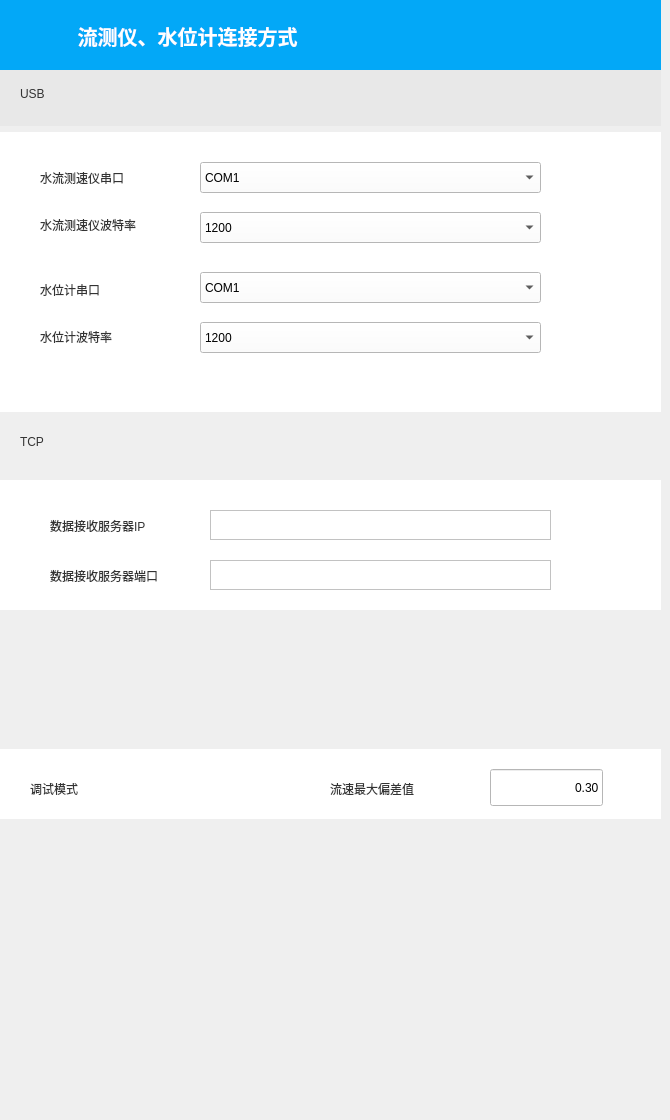
   <widget class="QWidget" name="data_connect_widget_Default_2_page">
    <widget class="QWidget" name="data_connect_widget_Default_2" native="true">
     <property name="geometry">
      <rect>
       <x>0</x>
       <y>0</y>
       <width>661</width>
       <height>1111</height>
      </rect>
     </property>
     <property name="minimumSize">
      <size>
       <width>661</width>
       <height>1023</height>
      </size>
     </property>
     <widget class="QLabel" name="data_connect_2">
      <property name="geometry">
       <rect>
        <x>0</x>
        <y>0</y>
        <width>661</width>
        <height>73</height>
       </rect>
      </property>
      <property name="styleSheet">
       <string notr="true">background-color: rgb(3, 168, 247);
outline:0px;
font: 15pt &quot;思源黑体&quot;;
color: rgb(255, 255, 255);
border-width:0;</string>
      </property>
      <property name="text">
       <string>&lt;!DOCTYPE HTML PUBLIC &quot;-//W3C//DTD HTML 4.0//EN&quot; &quot;http://www.w3.org/TR/REC-html40/strict.dtd&quot;&gt;
&lt;html&gt;&lt;head&gt;&lt;meta name=&quot;qrichtext&quot; content=&quot;1&quot; /&gt;&lt;style type=&quot;text/css&quot;&gt;
p, li { white-space: pre-wrap; }
&lt;/style&gt;&lt;/head&gt;&lt;body style=&quot; font-family:'思源黑体'; font-size:15pt; font-weight:400; font-style:normal;&quot;&gt;
&lt;p style=&quot; margin-top:12px; margin-bottom:12px; margin-left:0px; margin-right:0px; -qt-block-indent:0; text-indent:0px;&quot;&gt;              &lt;span style=&quot; font-weight:600;&quot;&gt;流测仪、水位计连接方式&lt;/span&gt;&lt;/p&gt;&lt;/body&gt;&lt;/html&gt;</string>
      </property>
      <property name="textFormat">
       <enum>Qt::RichText</enum>
      </property>
     </widget>
     <widget class="QPushButton" name="set_return_6">
      <property name="geometry">
       <rect>
        <x>10</x>
        <y>20</y>
        <width>31</width>
        <height>31</height>
       </rect>
      </property>
      <property name="focusPolicy">
       <enum>Qt::NoFocus</enum>
      </property>
      <property name="styleSheet">
       <string notr="true">outline:0px;
background-color: rgb(3, 168, 247);
font: 15pt &quot;思源黑体&quot;;
color: rgb(255, 255, 255);
border-width:0;</string>
      </property>
      <property name="text">
       <string/>
      </property>
      <property name="icon">
       <iconset resource="../../qgc.qrc">
        <normaloff>:/images/resources/images/ui/SHGCSetUp/set_return.png</normaloff>:/images/resources/images/ui/SHGCSetUp/set_return.png</iconset>
      </property>
      <property name="iconSize">
       <size>
        <width>50</width>
        <height>50</height>
       </size>
      </property>
      <property name="autoRepeat">
       <bool>false</bool>
      </property>
      <property name="autoExclusive">
       <bool>false</bool>
      </property>
      <property name="default">
       <bool>false</bool>
      </property>
      <property name="flat">
       <bool>true</bool>
      </property>
     </widget>
     <widget class="QWidget" name="widget_2" native="true">
      <property name="geometry">
       <rect>
        <x>0</x>
        <y>70</y>
        <width>679</width>
        <height>881</height>
       </rect>
      </property>
      <layout class="QVBoxLayout" name="verticalLayout_4">
       <item>
        <widget class="QWidget" name="w_USB_2" native="true">
         <property name="minimumSize">
          <size>
           <width>661</width>
           <height>56</height>
          </size>
         </property>
         <property name="styleSheet">
          <string notr="true">outline:0px;
border-width:0;
border-style:outset;
background-color: rgb(232, 232, 232);</string>
         </property>
         <widget class="clickedWidget" name="USB_2" native="true">
          <property name="geometry">
           <rect>
            <x>0</x>
            <y>0</y>
            <width>661</width>
            <height>56</height>
           </rect>
          </property>
          <property name="sizePolicy">
           <sizepolicy hsizetype="Preferred" vsizetype="Fixed">
            <horstretch>0</horstretch>
            <verstretch>0</verstretch>
           </sizepolicy>
          </property>
          <property name="styleSheet">
           <string notr="true"/>
          </property>
          <widget class="QLabel" name="label_6">
           <property name="geometry">
            <rect>
             <x>20</x>
             <y>4</y>
             <width>41</width>
             <height>41</height>
            </rect>
           </property>
           <property name="styleSheet">
            <string notr="true">outline:0px;
font: 13pt &quot;思源黑体&quot;;
color:rgb(51, 51, 51);
border-width:0;
background: transparent;
border-style:outset;</string>
           </property>
           <property name="text">
            <string>USB</string>
           </property>
           <property name="textFormat">
            <enum>Qt::RichText</enum>
           </property>
          </widget>
          <widget class="QPushButton" name="btn_USBInput_2">
           <property name="geometry">
            <rect>
             <x>60</x>
             <y>16</y>
             <width>21</width>
             <height>21</height>
            </rect>
           </property>
           <property name="styleSheet">
            <string notr="true">outline:0px;
border-width:0;
border-style:outset;</string>
           </property>
           <property name="text">
            <string/>
           </property>
           <property name="icon">
            <iconset resource="../../qgc.qrc">
             <normaloff>:/images/resources/images/ui/SHGCSetUp/liststart.png</normaloff>:/images/resources/images/ui/SHGCSetUp/liststart.png</iconset>
           </property>
           <property name="iconSize">
            <size>
             <width>50</width>
             <height>50</height>
            </size>
           </property>
           <property name="autoDefault">
            <bool>true</bool>
           </property>
           <property name="flat">
            <bool>true</bool>
           </property>
          </widget>
         </widget>
        </widget>
       </item>
       <item>
        <widget class="QWidget" name="widget_USB_2" native="true">
         <property name="minimumSize">
          <size>
           <width>661</width>
           <height>280</height>
          </size>
         </property>
         <property name="styleSheet">
          <string notr="true">background-color: rgb(255, 255, 255);</string>
         </property>
         <widget class="QLabel" name="label_56">
          <property name="geometry">
           <rect>
            <x>40</x>
            <y>77</y>
            <width>131</width>
            <height>31</height>
           </rect>
          </property>
          <property name="styleSheet">
           <string notr="true">outline:0px;
font: 11pt &quot;思源黑体&quot;;
color:rgb(51, 51, 51);
border-width:0;
background: transparent;
border-style:outset;</string>
          </property>
          <property name="text">
           <string>水流测速仪波特率</string>
          </property>
         </widget>
         <widget class="QLabel" name="label_57">
          <property name="geometry">
           <rect>
            <x>40</x>
            <y>30</y>
            <width>131</width>
            <height>31</height>
           </rect>
          </property>
          <property name="styleSheet">
           <string notr="true">outline:0px;
font: 11pt &quot;思源黑体&quot;;
color:rgb(51, 51, 51);
border-width:0;
background: transparent;
border-style:outset;</string>
          </property>
          <property name="text">
           <string>水流测速仪串口</string>
          </property>
         </widget>
         <widget class="QLabel" name="label_58">
          <property name="geometry">
           <rect>
            <x>40</x>
            <y>189</y>
            <width>101</width>
            <height>31</height>
           </rect>
          </property>
          <property name="styleSheet">
           <string notr="true">outline:0px;
font: 11pt &quot;思源黑体&quot;;
color:rgb(51, 51, 51);
border-width:0;
background: transparent;
border-style:outset;</string>
          </property>
          <property name="text">
           <string>水位计波特率</string>
          </property>
         </widget>
         <widget class="QLabel" name="label_59">
          <property name="geometry">
           <rect>
            <x>40</x>
            <y>142</y>
            <width>101</width>
            <height>31</height>
           </rect>
          </property>
          <property name="styleSheet">
           <string notr="true">outline:0px;
font: 11pt &quot;思源黑体&quot;;
color:rgb(51, 51, 51);
border-width:0;
background: transparent;
border-style:outset;</string>
          </property>
          <property name="text">
           <string>水位计串口</string>
          </property>
         </widget>
         <widget class="QComboBox" name="VM_SerialPort">
          <property name="geometry">
           <rect>
            <x>200</x>
            <y>30</y>
            <width>341</width>
            <height>31</height>
           </rect>
          </property>
          <item>
           <property name="text">
            <string>COM1</string>
           </property>
          </item>
          <item>
           <property name="text">
            <string>COM2</string>
           </property>
          </item>
          <item>
           <property name="text">
            <string>COM3</string>
           </property>
          </item>
          <item>
           <property name="text">
            <string>COM4</string>
           </property>
          </item>
          <item>
           <property name="text">
            <string>COM5</string>
           </property>
          </item>
          <item>
           <property name="text">
            <string>COM6</string>
           </property>
          </item>
          <item>
           <property name="text">
            <string>COM7</string>
           </property>
          </item>
          <item>
           <property name="text">
            <string>COM8</string>
           </property>
          </item>
          <item>
           <property name="text">
            <string>COM9</string>
           </property>
          </item>
          <item>
           <property name="text">
            <string>COM10</string>
           </property>
          </item>
          <item>
           <property name="text">
            <string>COM11</string>
           </property>
          </item>
          <item>
           <property name="text">
            <string>COM12</string>
           </property>
          </item>
          <item>
           <property name="text">
            <string>COM13</string>
           </property>
          </item>
          <item>
           <property name="text">
            <string>COM14</string>
           </property>
          </item>
          <item>
           <property name="text">
            <string>COM15</string>
           </property>
          </item>
          <item>
           <property name="text">
            <string>COM16</string>
           </property>
          </item>
          <item>
           <property name="text">
            <string>COM17</string>
           </property>
          </item>
          <item>
           <property name="text">
            <string>COM18</string>
           </property>
          </item>
          <item>
           <property name="text">
            <string>COM19</string>
           </property>
          </item>
          <item>
           <property name="text">
            <string>COM20</string>
           </property>
          </item>
          <item>
           <property name="text">
            <string>COM21</string>
           </property>
          </item>
          <item>
           <property name="text">
            <string>COM22</string>
           </property>
          </item>
          <item>
           <property name="text">
            <string>COM23</string>
           </property>
          </item>
          <item>
           <property name="text">
            <string>COM24</string>
           </property>
          </item>
          <item>
           <property name="text">
            <string>COM25</string>
           </property>
          </item>
          <item>
           <property name="text">
            <string>COM26</string>
           </property>
          </item>
          <item>
           <property name="text">
            <string>COM27</string>
           </property>
          </item>
          <item>
           <property name="text">
            <string>COM28</string>
           </property>
          </item>
          <item>
           <property name="text">
            <string>COM29</string>
           </property>
          </item>
          <item>
           <property name="text">
            <string>COM30</string>
           </property>
          </item>
          <item>
           <property name="text">
            <string>COM31</string>
           </property>
          </item>
          <item>
           <property name="text">
            <string>COM32</string>
           </property>
          </item>
          <item>
           <property name="text">
            <string>COM33</string>
           </property>
          </item>
          <item>
           <property name="text">
            <string>COM34</string>
           </property>
          </item>
          <item>
           <property name="text">
            <string>COM35</string>
           </property>
          </item>
          <item>
           <property name="text">
            <string>COM36</string>
           </property>
          </item>
          <item>
           <property name="text">
            <string>COM37</string>
           </property>
          </item>
          <item>
           <property name="text">
            <string>COM38</string>
           </property>
          </item>
          <item>
           <property name="text">
            <string>COM39</string>
           </property>
          </item>
          <item>
           <property name="text">
            <string>COM40</string>
           </property>
          </item>
          <item>
           <property name="text">
            <string>COM41</string>
           </property>
          </item>
          <item>
           <property name="text">
            <string>COM42</string>
           </property>
          </item>
          <item>
           <property name="text">
            <string>COM43</string>
           </property>
          </item>
          <item>
           <property name="text">
            <string>COM44</string>
           </property>
          </item>
          <item>
           <property name="text">
            <string>COM45</string>
           </property>
          </item>
          <item>
           <property name="text">
            <string>COM46</string>
           </property>
          </item>
          <item>
           <property name="text">
            <string>COM47</string>
           </property>
          </item>
          <item>
           <property name="text">
            <string>COM48</string>
           </property>
          </item>
          <item>
           <property name="text">
            <string>COM49</string>
           </property>
          </item>
          <item>
           <property name="text">
            <string>COM50</string>
           </property>
          </item>
         </widget>
         <widget class="QComboBox" name="VM_BaudRate">
          <property name="geometry">
           <rect>
            <x>200</x>
            <y>80</y>
            <width>341</width>
            <height>31</height>
           </rect>
          </property>
          <item>
           <property name="text">
            <string>1200</string>
           </property>
          </item>
          <item>
           <property name="text">
            <string>2400</string>
           </property>
          </item>
          <item>
           <property name="text">
            <string>4800</string>
           </property>
          </item>
          <item>
           <property name="text">
            <string>9600</string>
           </property>
          </item>
          <item>
           <property name="text">
            <string>19200</string>
           </property>
          </item>
          <item>
           <property name="text">
            <string>38400</string>
           </property>
          </item>
          <item>
           <property name="text">
            <string>57600</string>
           </property>
          </item>
          <item>
           <property name="text">
            <string>115200</string>
           </property>
          </item>
         </widget>
         <widget class="QComboBox" name="WLG_BaudRate">
          <property name="geometry">
           <rect>
            <x>200</x>
            <y>190</y>
            <width>341</width>
            <height>31</height>
           </rect>
          </property>
          <item>
           <property name="text">
            <string>1200</string>
           </property>
          </item>
          <item>
           <property name="text">
            <string>2400</string>
           </property>
          </item>
          <item>
           <property name="text">
            <string>4800</string>
           </property>
          </item>
          <item>
           <property name="text">
            <string>9600</string>
           </property>
          </item>
          <item>
           <property name="text">
            <string>19200</string>
           </property>
          </item>
          <item>
           <property name="text">
            <string>38400</string>
           </property>
          </item>
          <item>
           <property name="text">
            <string>57600</string>
           </property>
          </item>
          <item>
           <property name="text">
            <string>115200</string>
           </property>
          </item>
         </widget>
         <widget class="QComboBox" name="WLG_SerialPort">
          <property name="geometry">
           <rect>
            <x>200</x>
            <y>140</y>
            <width>341</width>
            <height>31</height>
           </rect>
          </property>
          <item>
           <property name="text">
            <string>COM1</string>
           </property>
          </item>
          <item>
           <property name="text">
            <string>COM2</string>
           </property>
          </item>
          <item>
           <property name="text">
            <string>COM3</string>
           </property>
          </item>
          <item>
           <property name="text">
            <string>COM4</string>
           </property>
          </item>
          <item>
           <property name="text">
            <string>COM5</string>
           </property>
          </item>
          <item>
           <property name="text">
            <string>COM6</string>
           </property>
          </item>
          <item>
           <property name="text">
            <string>COM7</string>
           </property>
          </item>
          <item>
           <property name="text">
            <string>COM8</string>
           </property>
          </item>
          <item>
           <property name="text">
            <string>COM9</string>
           </property>
          </item>
          <item>
           <property name="text">
            <string>COM10</string>
           </property>
          </item>
          <item>
           <property name="text">
            <string>COM11</string>
           </property>
          </item>
          <item>
           <property name="text">
            <string>COM12</string>
           </property>
          </item>
          <item>
           <property name="text">
            <string>COM13</string>
           </property>
          </item>
          <item>
           <property name="text">
            <string>COM14</string>
           </property>
          </item>
          <item>
           <property name="text">
            <string>COM15</string>
           </property>
          </item>
          <item>
           <property name="text">
            <string>COM16</string>
           </property>
          </item>
          <item>
           <property name="text">
            <string>COM17</string>
           </property>
          </item>
          <item>
           <property name="text">
            <string>COM18</string>
           </property>
          </item>
          <item>
           <property name="text">
            <string>COM19</string>
           </property>
          </item>
          <item>
           <property name="text">
            <string>COM20</string>
           </property>
          </item>
          <item>
           <property name="text">
            <string>COM21</string>
           </property>
          </item>
          <item>
           <property name="text">
            <string>COM22</string>
           </property>
          </item>
          <item>
           <property name="text">
            <string>COM23</string>
           </property>
          </item>
          <item>
           <property name="text">
            <string>COM24</string>
           </property>
          </item>
          <item>
           <property name="text">
            <string>COM25</string>
           </property>
          </item>
          <item>
           <property name="text">
            <string>COM26</string>
           </property>
          </item>
          <item>
           <property name="text">
            <string>COM27</string>
           </property>
          </item>
          <item>
           <property name="text">
            <string>COM28</string>
           </property>
          </item>
          <item>
           <property name="text">
            <string>COM29</string>
           </property>
          </item>
          <item>
           <property name="text">
            <string>COM30</string>
           </property>
          </item>
          <item>
           <property name="text">
            <string>COM31</string>
           </property>
          </item>
          <item>
           <property name="text">
            <string>COM32</string>
           </property>
          </item>
          <item>
           <property name="text">
            <string>COM33</string>
           </property>
          </item>
          <item>
           <property name="text">
            <string>COM34</string>
           </property>
          </item>
          <item>
           <property name="text">
            <string>COM35</string>
           </property>
          </item>
          <item>
           <property name="text">
            <string>COM36</string>
           </property>
          </item>
          <item>
           <property name="text">
            <string>COM37</string>
           </property>
          </item>
          <item>
           <property name="text">
            <string>COM38</string>
           </property>
          </item>
          <item>
           <property name="text">
            <string>COM39</string>
           </property>
          </item>
          <item>
           <property name="text">
            <string>COM40</string>
           </property>
          </item>
          <item>
           <property name="text">
            <string>COM41</string>
           </property>
          </item>
          <item>
           <property name="text">
            <string>COM42</string>
           </property>
          </item>
          <item>
           <property name="text">
            <string>COM43</string>
           </property>
          </item>
          <item>
           <property name="text">
            <string>COM44</string>
           </property>
          </item>
          <item>
           <property name="text">
            <string>COM45</string>
           </property>
          </item>
          <item>
           <property name="text">
            <string>COM46</string>
           </property>
          </item>
          <item>
           <property name="text">
            <string>COM47</string>
           </property>
          </item>
          <item>
           <property name="text">
            <string>COM48</string>
           </property>
          </item>
          <item>
           <property name="text">
            <string>COM49</string>
           </property>
          </item>
          <item>
           <property name="text">
            <string>COM50</string>
           </property>
          </item>
         </widget>
        </widget>
       </item>
       <item>
        <widget class="QWidget" name="w_TCP_2" native="true">
         <property name="minimumSize">
          <size>
           <width>661</width>
           <height>56</height>
          </size>
         </property>
         <widget class="clickedWidget" name="TCP_2" native="true">
          <property name="geometry">
           <rect>
            <x>0</x>
            <y>0</y>
            <width>661</width>
            <height>56</height>
           </rect>
          </property>
          <widget class="QLabel" name="label_8">
           <property name="geometry">
            <rect>
             <x>20</x>
             <y>4</y>
             <width>41</width>
             <height>41</height>
            </rect>
           </property>
           <property name="styleSheet">
            <string notr="true">outline:0px;
font: 13pt &quot;思源黑体&quot;;
color:rgb(51, 51, 51);
border-width:0;
background: transparent;
border-style:outset;</string>
           </property>
           <property name="text">
            <string>TCP</string>
           </property>
           <property name="textFormat">
            <enum>Qt::RichText</enum>
           </property>
          </widget>
          <widget class="QPushButton" name="btn_TCPInput_2">
           <property name="geometry">
            <rect>
             <x>60</x>
             <y>16</y>
             <width>21</width>
             <height>21</height>
            </rect>
           </property>
           <property name="styleSheet">
            <string notr="true">outline:0px;
border-width:0;
border-style:outset;</string>
           </property>
           <property name="text">
            <string/>
           </property>
           <property name="icon">
            <iconset resource="../../qgc.qrc">
             <normaloff>:/images/resources/images/ui/SHGCSetUp/liststart.png</normaloff>:/images/resources/images/ui/SHGCSetUp/liststart.png</iconset>
           </property>
           <property name="iconSize">
            <size>
             <width>50</width>
             <height>50</height>
            </size>
           </property>
           <property name="flat">
            <bool>true</bool>
           </property>
          </widget>
         </widget>
        </widget>
       </item>
       <item>
        <widget class="QWidget" name="widget_TCP_2" native="true">
         <property name="minimumSize">
          <size>
           <width>661</width>
           <height>130</height>
          </size>
         </property>
         <property name="styleSheet">
          <string notr="true">background-color: rgb(255, 255, 255);</string>
         </property>
         <widget class="QLabel" name="label_60">
          <property name="geometry">
           <rect>
            <x>50</x>
            <y>30</y>
            <width>141</width>
            <height>31</height>
           </rect>
          </property>
          <property name="styleSheet">
           <string notr="true">outline:0px;
font: 11pt &quot;思源黑体&quot;;
color:rgb(51, 51, 51);
border-width:0;
background: transparent;
border-style:outset;</string>
          </property>
          <property name="text">
           <string>数据接收服务器IP</string>
          </property>
         </widget>
         <widget class="QLabel" name="label_61">
          <property name="geometry">
           <rect>
            <x>50</x>
            <y>80</y>
            <width>151</width>
            <height>31</height>
           </rect>
          </property>
          <property name="styleSheet">
           <string notr="true">outline:0px;
font: 11pt &quot;思源黑体&quot;;
color:rgb(51, 51, 51);
border-width:0;
background: transparent;
border-style:outset;</string>
          </property>
          <property name="text">
           <string>数据接收服务器端口</string>
          </property>
         </widget>
         <widget class="QLineEdit" name="TCP_IP_FV_WLG">
          <property name="geometry">
           <rect>
            <x>210</x>
            <y>30</y>
            <width>341</width>
            <height>30</height>
           </rect>
          </property>
          <property name="styleSheet">
           <string notr="true">border: 1px solid #C2C2C2</string>
          </property>
          <property name="text">
           <string/>
          </property>
         </widget>
         <widget class="QLineEdit" name="TCP_Port_FV_WLG">
          <property name="geometry">
           <rect>
            <x>210</x>
            <y>80</y>
            <width>341</width>
            <height>30</height>
           </rect>
          </property>
          <property name="styleSheet">
           <string notr="true">border: 1px solid #C2C2C2</string>
          </property>
         </widget>
        </widget>
       </item>
       <item>
        <spacer name="verticalSpacer_6">
         <property name="orientation">
          <enum>Qt::Vertical</enum>
         </property>
         <property name="sizeHint" stdset="0">
          <size>
           <width>20</width>
           <height>20</height>
          </size>
         </property>
        </spacer>
       </item>
       <item>
        <widget class="QWidget" name="widget_debugMode" native="true">
         <property name="minimumSize">
          <size>
           <width>661</width>
           <height>70</height>
          </size>
         </property>
         <property name="styleSheet">
          <string notr="true">background-color: rgb(255, 255, 255);</string>
         </property>
         <widget class="QLabel" name="label_12">
          <property name="geometry">
           <rect>
            <x>30</x>
            <y>20</y>
            <width>91</width>
            <height>41</height>
           </rect>
          </property>
          <property name="styleSheet">
           <string notr="true">outline:0px;
font: 13pt &quot;思源黑体&quot;;
color:rgb(51, 51, 51);
border-width:0;
background: transparent;
border-style:outset;</string>
          </property>
          <property name="text">
           <string>&lt;html&gt;&lt;head/&gt;&lt;body&gt;&lt;p&gt;调试模式&lt;/p&gt;&lt;/body&gt;&lt;/html&gt;</string>
          </property>
         </widget>
         <widget class="SwitchButton" name="debugMode_switch" native="true">
          <property name="enabled">
           <bool>true</bool>
          </property>
          <property name="geometry">
           <rect>
            <x>140</x>
            <y>20</y>
            <width>80</width>
            <height>37</height>
           </rect>
          </property>
          <property name="autoFillBackground">
           <bool>false</bool>
          </property>
          <property name="styleSheet">
           <string notr="true">outline:0px;
background: transparent;
border-width:0;</string>
          </property>
          <layout class="QVBoxLayout" name="verticalLayout_44"/>
         </widget>
         <widget class="QLineEdit" name="MaxDeviationValue_Edit">
          <property name="geometry">
           <rect>
            <x>490</x>
            <y>20</y>
            <width>113</width>
            <height>37</height>
           </rect>
          </property>
          <property name="layoutDirection">
           <enum>Qt::LeftToRight</enum>
          </property>
          <property name="text">
           <string>0.30</string>
          </property>
          <property name="alignment">
           <set>Qt::AlignRight|Qt::AlignTrailing|Qt::AlignVCenter</set>
          </property>
         </widget>
         <widget class="QLabel" name="MaxDeviationValue_label">
          <property name="geometry">
           <rect>
            <x>330</x>
            <y>20</y>
            <width>141</width>
            <height>41</height>
           </rect>
          </property>
          <property name="styleSheet">
           <string notr="true">outline:0px;
font: 13pt &quot;思源黑体&quot;;
color:rgb(51, 51, 51);
border-width:0;
background: transparent;
border-style:outset;</string>
          </property>
          <property name="text">
           <string>&lt;html&gt;&lt;head/&gt;&lt;body&gt;&lt;p&gt;流速最大偏差值&lt;/p&gt;&lt;/body&gt;&lt;/html&gt;</string>
          </property>
         </widget>
        </widget>
       </item>
       <item>
        <spacer name="verticalSpacer_4">
         <property name="orientation">
          <enum>Qt::Vertical</enum>
         </property>
         <property name="sizeHint" stdset="0">
          <size>
           <width>20</width>
           <height>40</height>
          </size>
         </property>
        </spacer>
       </item>
      </layout>
     </widget>
    </widget>
   </widget>
